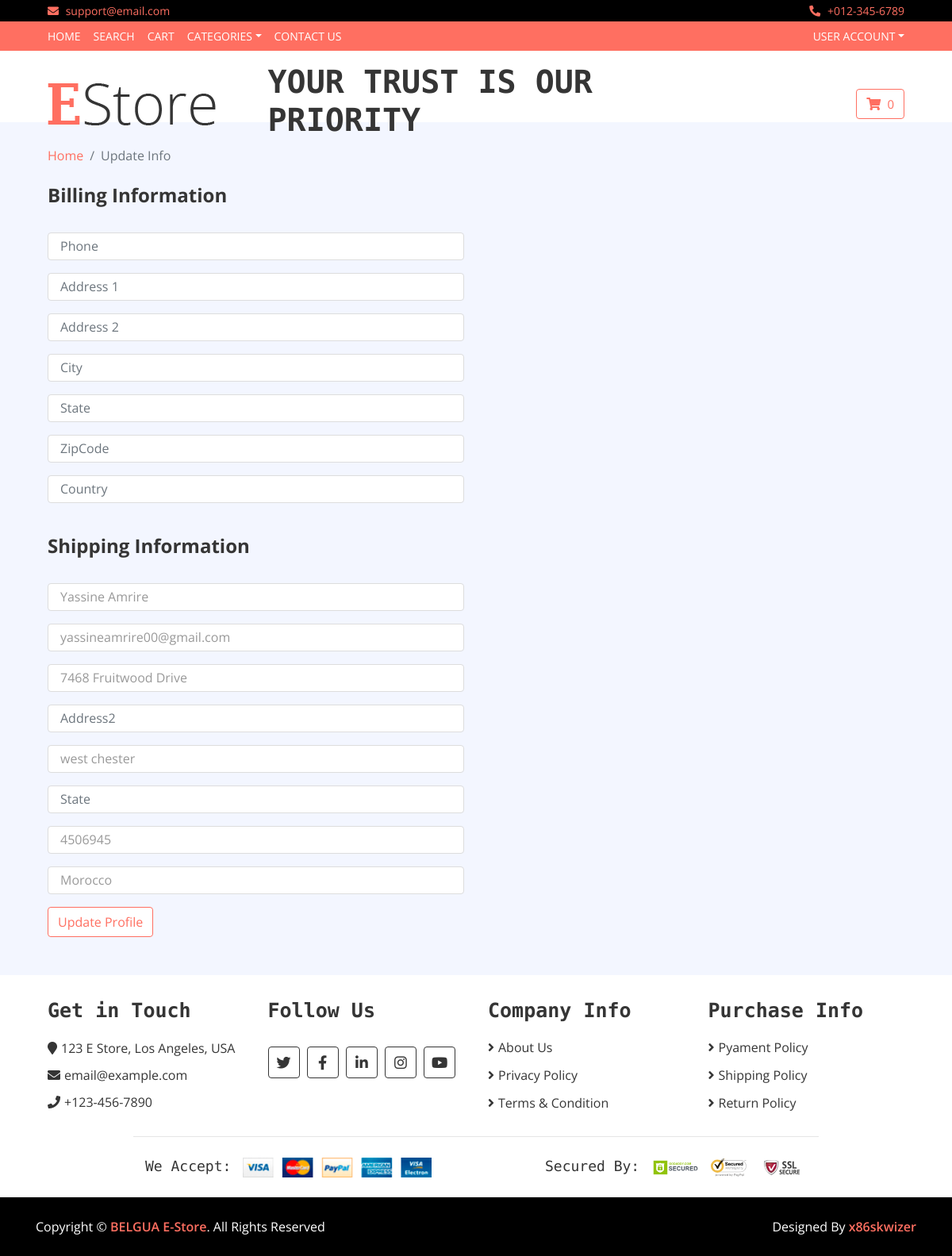
/update_info/ (signed in), run on an earlier commit of the app's database.
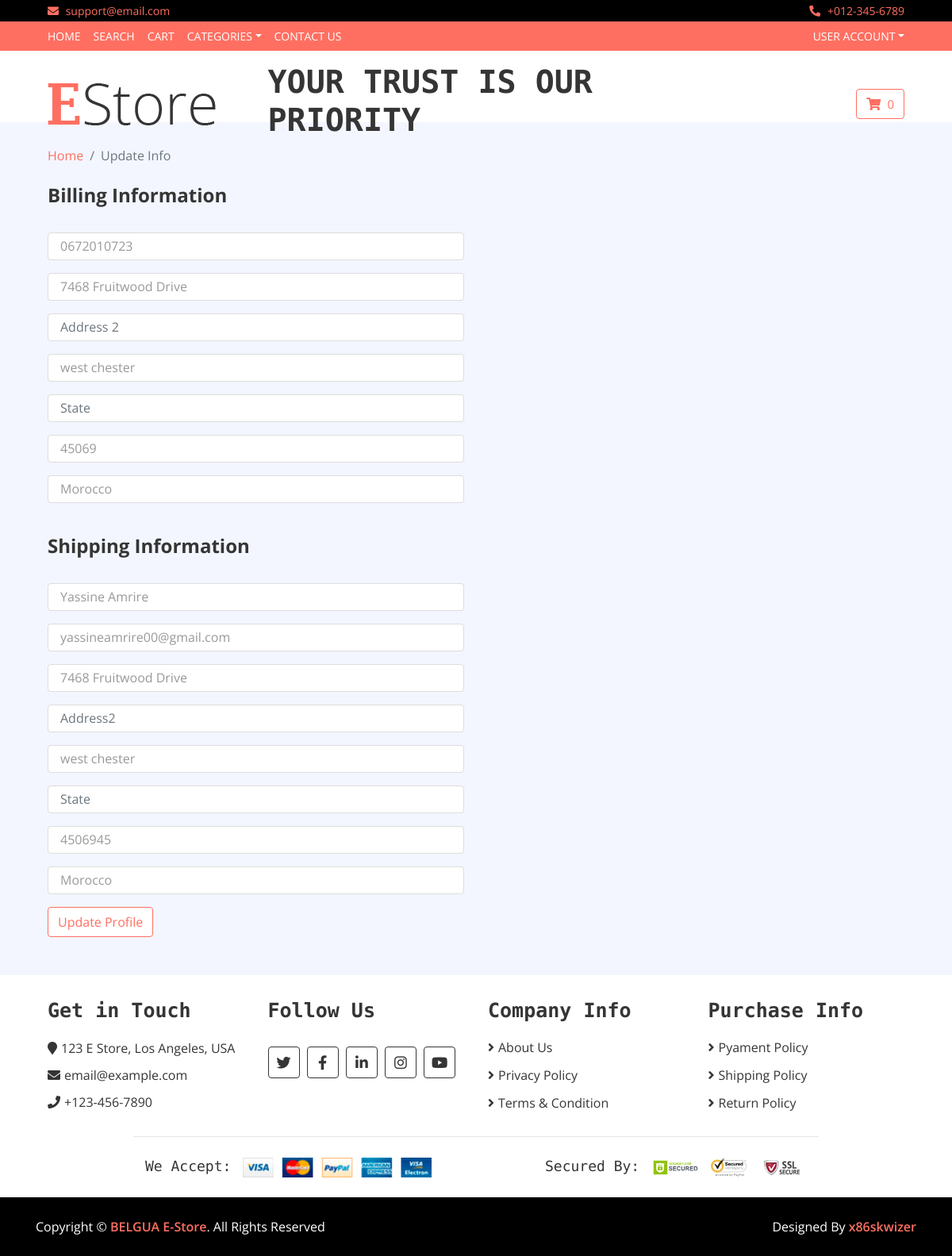
And on a later commit of the database.
### core/models.py (models this page shows, shortened)
class Profile(models.Model):
	user = models.OneToOneField(User, on_delete=models.CASCADE)
	date_modified = models.DateTimeField(User, auto_now=True)
	phone = models.CharField(max_length=20, blank=True)
	address1 = models.CharField(max_length=200, blank=True)
	address2 = models.CharField(max_length=200, blank=True)
	city = models.CharField(max_length=200, blank=True)
	state = models.CharField(max_length=200, blank=True)
	zipcode = models.CharField(max_length=200, blank=True)
	country = models.CharField(max_length=200, blank=True)
	old_cart = models.CharField(max_length=200, blank=True, null=True)

### core/views.py (the view)
# urls.py: path('update_info/', views.update_info, name='update_info'),
def update_info(request):
    if request.user.is_authenticated:
        current_user = get_object_or_404(Profile, user__id=request.user.id)
        try:
            shipping_user = ShippingAddress.objects.get(user__id=request.user.id)
        except ShippingAddress.DoesNotExist:
            shipping_user = None
        form = UserInfoForm(request.POST or None, instance=current_user)
        shipping_form = ShippingForm(request.POST or None, instance=shipping_user)
        if form.is_valid() or shipping_form.is_valid():
            form.save()
            shipping_form.save()
            messages.success(request, "Info has been updated!")
            return redirect('core:index')
        return render(request, 'update_info.html', {'form': form, 'shipping_form': shipping_form})
    else:
        messages.error(request, "You need to be logged in to update your information.")
        return redirect('core:index')

### core/forms.py
class UserInfoForm(forms.ModelForm):
	phone = forms.CharField(label="", widget=forms.TextInput(attrs={'class':'form-control', 'placeholder':'Phone'}), required=False)
	address1 = forms.CharField(label="", widget=forms.TextInput(attrs={'class':'form-control', 'placeholder':'Address 1'}), required=False)
	address2 = forms.CharField(label="", widget=forms.TextInput(attrs={'class':'form-control', 'placeholder':'Address 2'}), required=False)
	city = forms.CharField(label="", widget=forms.TextInput(attrs={'class':'form-control', 'placeholder':'City'}), required=False)
	state = forms.CharField(label="", widget=forms.TextInput(attrs={'class':'form-control', 'placeholder':'State'}), required=False)
	zipcode = forms.CharField(label="", widget=forms.TextInput(attrs={'class':'form-control', 'placeholder':'ZipCode'}), required=False)
	country = forms.CharField(label="", widget=forms.TextInput(attrs={'class':'form-control', 'placeholder':'Country'}), required=False)
	class Meta:
		model = Profile
		fields = ('phone', 'address1', 'address2', 'city', 'state', 'zipcode', 'country')

### cart/cart.py (called while the page is built)
    def __len__(self):
        return sum(item['quantity'] for item in self.cart.values())

### core/templates/update_info.html (shortened to what this page needs)
{% extends 'base.html' %}
{% load static %}
{% block content %}
<div class="breadcrumb-wrap">
    <div class="container-fluid">
        <ul class="breadcrumb">
            <li class="breadcrumb-item"><a href="{% url 'core:index' %}">Home</a></li>
            <li class="breadcrumb-item active">Update Info</li>
        </ul>
    </div>
</div>
<br/>
<div class="register">
    <div class="container-fluid">
        <div class="row">
            <div class="col-lg-6">
                <div class="register-form">
					<form method="POST" action="{% url 'core:update_info' %}">
                        <h4><strong>Billing Information</strong></h4><br/>
						{{ form.as_p }}
                        <br/><h4><strong>Shipping Information</strong></h4><br/>
						{{ shipping_form.as_p }}
                        <button type="submit" class="btn">Update Profile</button>
					</form>
                </div>
            </div>
        </div>
    </div>
</div>
<br/><br/>
{% endblock %}

What changed in the data, as far as the page shows it:
changed Profile: phone (not shown) → "0672010723"; address1 (not shown) → "7468 Fruitwood Drive"; city (not shown) → "west chester"; zipcode (not shown) → "45069"; country (not shown) → "Morocco"
